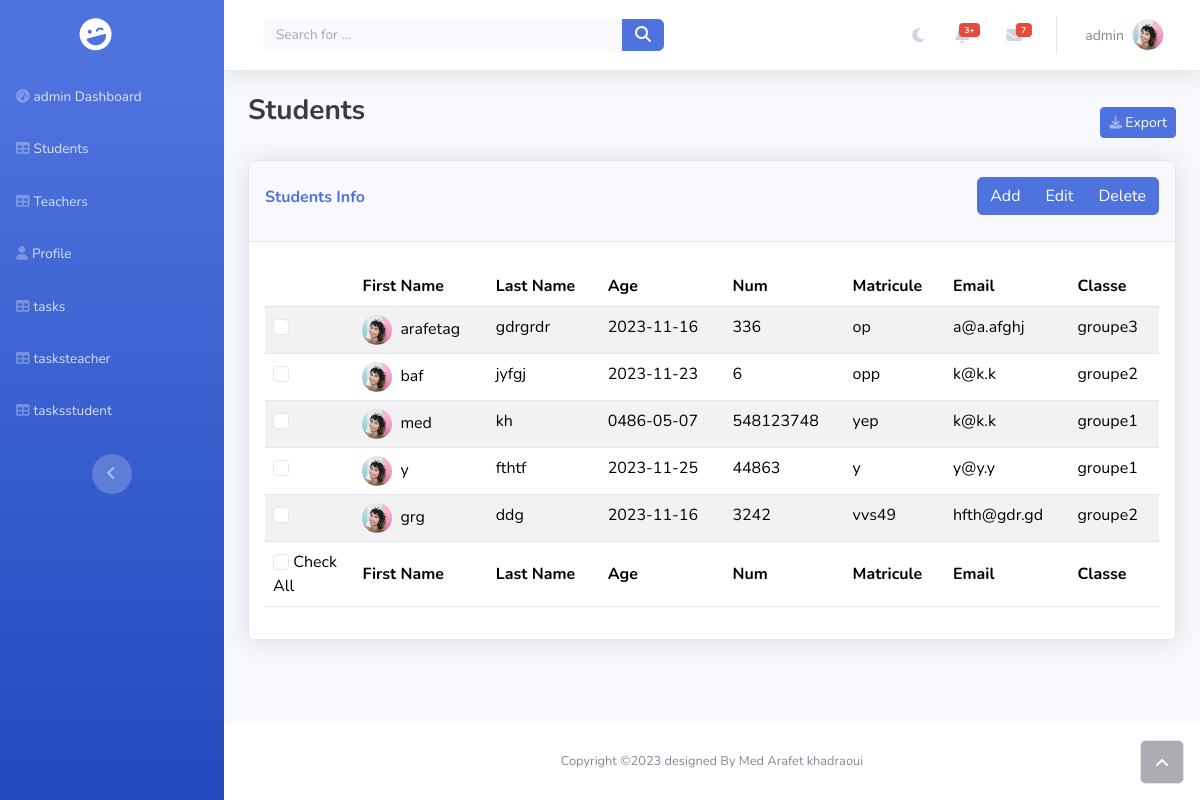
Page /students.php (signed in) on the earlier database version.
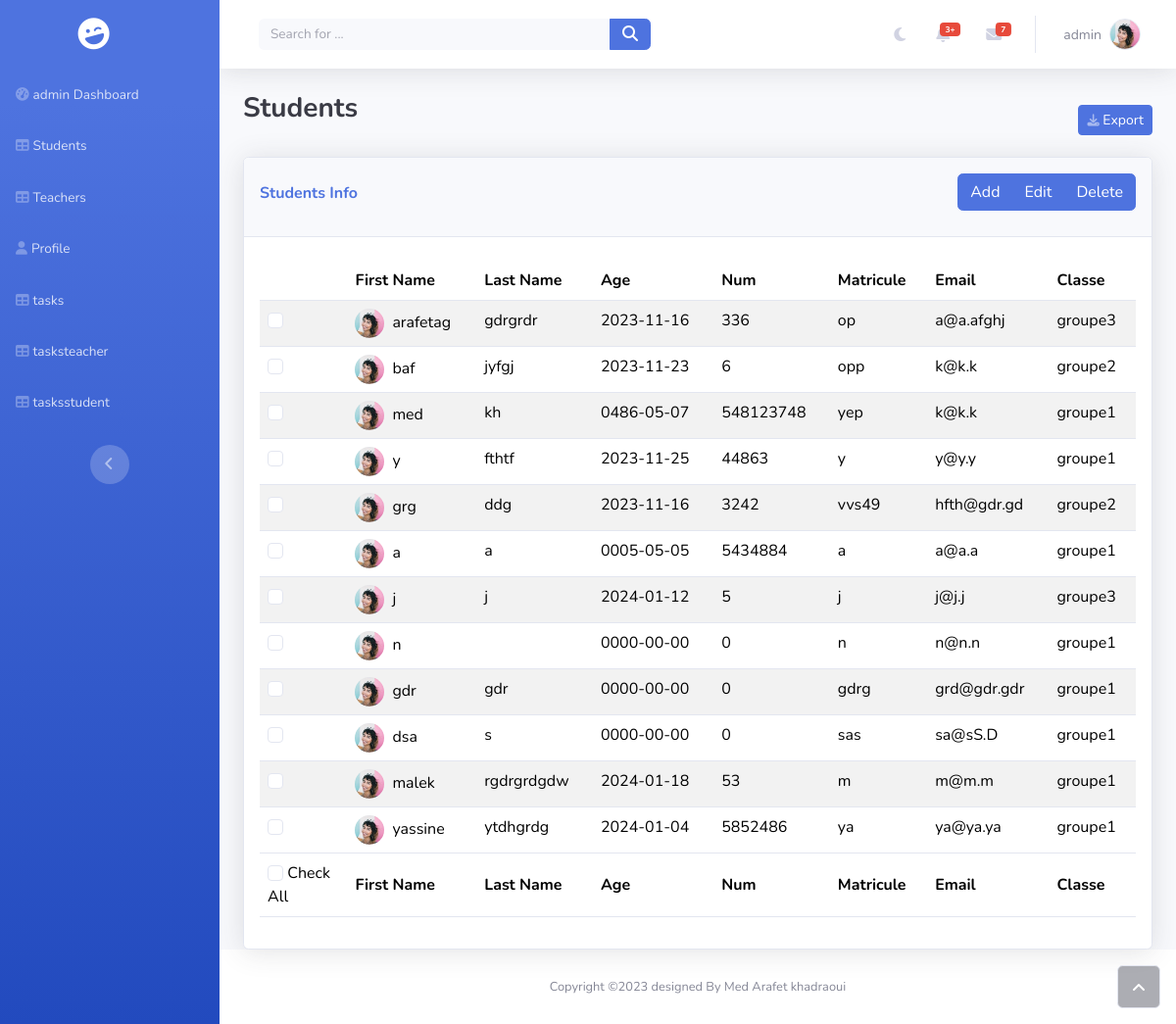
Same page on the later database version.
### tables this page shows
CREATE TABLE `students` (
  `firstname` text NOT NULL,
  `lastname` text NOT NULL,
  `matricule` varchar(255) NOT NULL,
  `num` int(11) NOT NULL,
  `id` int(11) NOT NULL,
  `email` varchar(255) NOT NULL,
  `age` date DEFAULT NULL,
  `group_id` int(11) DEFAULT NULL
);

CREATE TABLE `groupes` (
  `id` int(11) NOT NULL,
  `name` varchar(255) NOT NULL
);

### students.php (the view, shortened to what the changed rows need)
<?php
 include 'config.php';
$sql = "SELECT students.*, groupes.name AS group_name FROM students LEFT JOIN groupes ON students.group_id = groupes.id";
$result = $conn->query($sql);
?>
<!DOCTYPE html>
<html data-bs-theme="light" lang="en">
<?php include 'head.php'; ?>
</head>
<body id="page-top">
    <div id="wrapper" >
        <div class="d-flex flex-column" id="content-wrapper">
            <div id="content">
            <?php include 'header.php'; ?>
            <div class="container-fluid">
                    <div class="card shadow">
                        <div class="card-body">
                            <div class="table-responsive table mt-2" id="dataTable" role="grid" >
                                <table class="table my-0 table-striped" id="tablestudent">
                                    <thead>
                                        <tr>
                                            <th style="width: 10%;" ></th>
                                            <th>First Name</th>
                                            <th>Last Name</th>
                                            <th>Age</th>
                                            <th>Num</th>
                                            <th>Matricule</th>
                                            <th>Email</th>
                                            <th>Classe</th>
                                        </tr>
                                    </thead>
                                    <tbody>
                                        <?php
                                        if ($result->num_rows > 0) {
                                            while($row = $result->fetch_assoc()) {
                                              echo '<tr><td><input class="form-check-input" type="checkbox" /></td>
                                              <td><img class="rounded-circle me-2" width="30" height="30" src="assets/img/avatars/avatar1.jpeg" />' . $row["firstname"].
                                              "</td><td>" . $row["lastname"].
                                              "</td><td>" . $row["age"].
                                              "</td><td>" . $row["num"].
                                              "</td><td>" . $row["matricule"].
                                              "</td><td>" . $row["email"].
                                              "</td><td>".$row["group_name"]."</td></tr>";
                                            }
                                          } else {
                                            echo "<tr>0 results</tr>";
                                          }
                                        ?>
                                    </tbody>
                                </table>
                            </div>
                        </div>
                    </div>
                </div>
            </div>
        </div><a class="border rounded d-inline scroll-to-top" href="#page-top"><i class="fas fa-angle-up"></i></a>
    </div>
</body>
</html>

Differences in the rows shown:
added students: firstname "a", lastname "a", age "0005-05-05", num "5434884", matricule "a", email "a@a.a", group.name "groupe1"
added students: firstname "j", lastname "j", age "2024-01-12", num "5", matricule "j", email "j@j.j", group.name "groupe3"
added students: firstname "n", age "0000-00-00", num "0", matricule "n", email "n@n.n", group.name "groupe1"
added students: firstname "gdr", lastname "gdr", age "0000-00-00", num "0", matricule "gdrg", email "grd@gdr.gdr", group.name "groupe1"
added students: firstname "dsa", lastname "s", age "0000-00-00", num "0", matricule "sas", email "sa@sS.D", group.name "groupe1"
added students: firstname "malek", lastname "rgdrgrdgdw", age "2024-01-18", num "53", matricule "m", email "m@m.m", group.name "groupe1"
added students: firstname "yassine", lastname "ytdhgrdg", age "2024-01-04", num "5852486", matricule "ya", email "ya@ya.ya", group.name "groupe1"
